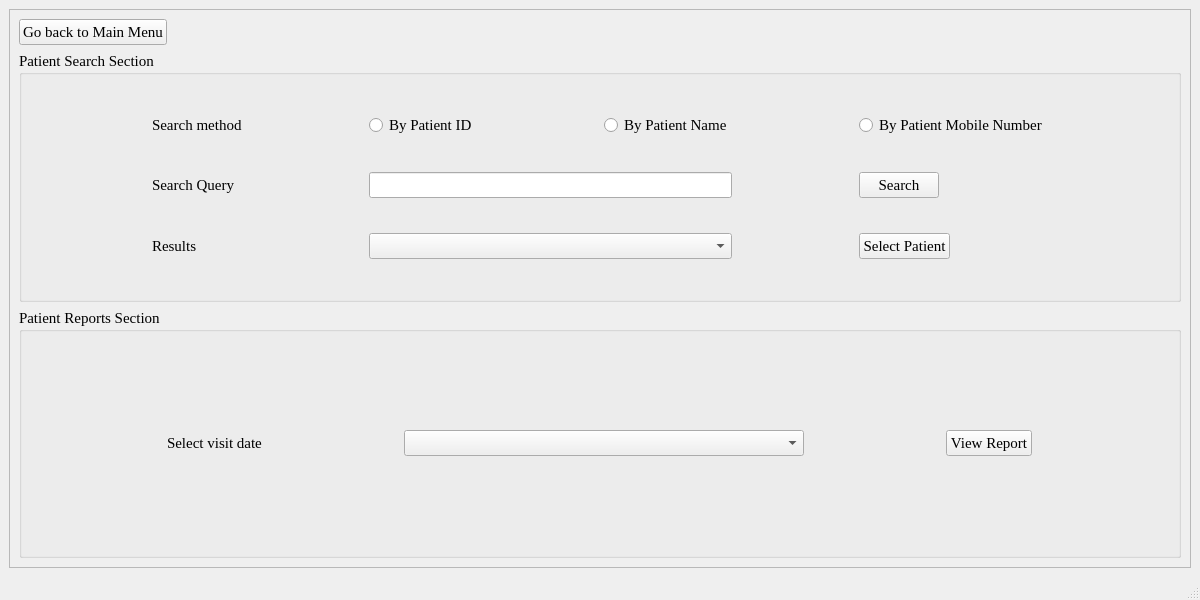
<?xml version="1.0" encoding="UTF-8"?>
<ui version="4.0">
 <class>patientReportScreen</class>
 <widget class="QMainWindow" name="patientReportScreen">
  <property name="geometry">
   <rect>
    <x>0</x>
    <y>0</y>
    <width>1200</width>
    <height>600</height>
   </rect>
  </property>
  <property name="sizePolicy">
   <sizepolicy hsizetype="Fixed" vsizetype="Fixed">
    <horstretch>0</horstretch>
    <verstretch>0</verstretch>
   </sizepolicy>
  </property>
  <property name="font">
   <font>
    <family>Times New Roman</family>
    <pointsize>11</pointsize>
   </font>
  </property>
  <property name="windowTitle">
   <string>Patient Report Search Screen</string>
  </property>
  <widget class="QWidget" name="centralwidget">
   <layout class="QGridLayout" name="gridLayout">
    <item row="0" column="0">
     <widget class="QScrollArea" name="scrollArea">
      <property name="widgetResizable">
       <bool>true</bool>
      </property>
      <widget class="QWidget" name="scrollAreaWidgetContents">
       <property name="geometry">
        <rect>
         <x>0</x>
         <y>0</y>
         <width>1180</width>
         <height>555</height>
        </rect>
       </property>
       <layout class="QGridLayout" name="gridLayout_2">
        <item row="0" column="0">
         <widget class="QPushButton" name="backButton">
          <property name="sizePolicy">
           <sizepolicy hsizetype="Fixed" vsizetype="Fixed">
            <horstretch>0</horstretch>
            <verstretch>0</verstretch>
           </sizepolicy>
          </property>
          <property name="text">
           <string>Go back to Main Menu</string>
          </property>
         </widget>
        </item>
        <item row="1" column="0">
         <widget class="QGroupBox" name="patientSearchSection">
          <property name="sizePolicy">
           <sizepolicy hsizetype="MinimumExpanding" vsizetype="Preferred">
            <horstretch>0</horstretch>
            <verstretch>0</verstretch>
           </sizepolicy>
          </property>
          <property name="title">
           <string>Patient Search Section</string>
          </property>
          <layout class="QGridLayout" name="gridLayout_3">
           <item row="1" column="0">
            <widget class="QLabel" name="searchQueryLabel">
             <property name="sizePolicy">
              <sizepolicy hsizetype="Fixed" vsizetype="Fixed">
               <horstretch>0</horstretch>
               <verstretch>0</verstretch>
              </sizepolicy>
             </property>
             <property name="text">
              <string>Search Query</string>
             </property>
            </widget>
           </item>
           <item row="2" column="3">
            <widget class="QPushButton" name="selectPatientButton">
             <property name="sizePolicy">
              <sizepolicy hsizetype="Fixed" vsizetype="Fixed">
               <horstretch>0</horstretch>
               <verstretch>0</verstretch>
              </sizepolicy>
             </property>
             <property name="text">
              <string>Select Patient</string>
             </property>
            </widget>
           </item>
           <item row="2" column="1" colspan="2">
            <widget class="QComboBox" name="resultsField"/>
           </item>
           <item row="1" column="3">
            <widget class="QPushButton" name="searchButton">
             <property name="sizePolicy">
              <sizepolicy hsizetype="Fixed" vsizetype="Fixed">
               <horstretch>0</horstretch>
               <verstretch>0</verstretch>
              </sizepolicy>
             </property>
             <property name="text">
              <string>Search</string>
             </property>
            </widget>
           </item>
           <item row="0" column="0">
            <widget class="QLabel" name="searchMethodLabel">
             <property name="sizePolicy">
              <sizepolicy hsizetype="Fixed" vsizetype="Fixed">
               <horstretch>0</horstretch>
               <verstretch>0</verstretch>
              </sizepolicy>
             </property>
             <property name="text">
              <string>Search method</string>
             </property>
            </widget>
           </item>
           <item row="1" column="1" colspan="2">
            <widget class="QLineEdit" name="searchQueryField">
             <property name="sizePolicy">
              <sizepolicy hsizetype="MinimumExpanding" vsizetype="Fixed">
               <horstretch>0</horstretch>
               <verstretch>0</verstretch>
              </sizepolicy>
             </property>
            </widget>
           </item>
           <item row="0" column="1">
            <widget class="QRadioButton" name="searchByIdButton">
             <property name="sizePolicy">
              <sizepolicy hsizetype="Fixed" vsizetype="Fixed">
               <horstretch>0</horstretch>
               <verstretch>0</verstretch>
              </sizepolicy>
             </property>
             <property name="text">
              <string>By Patient ID</string>
             </property>
            </widget>
           </item>
           <item row="0" column="3">
            <widget class="QRadioButton" name="searchByMobileButton">
             <property name="sizePolicy">
              <sizepolicy hsizetype="Fixed" vsizetype="Fixed">
               <horstretch>0</horstretch>
               <verstretch>0</verstretch>
              </sizepolicy>
             </property>
             <property name="text">
              <string>By Patient Mobile Number</string>
             </property>
            </widget>
           </item>
           <item row="2" column="0">
            <widget class="QLabel" name="resultsLabel">
             <property name="sizePolicy">
              <sizepolicy hsizetype="Fixed" vsizetype="Fixed">
               <horstretch>0</horstretch>
               <verstretch>0</verstretch>
              </sizepolicy>
             </property>
             <property name="text">
              <string>Results</string>
             </property>
            </widget>
           </item>
           <item row="0" column="2">
            <widget class="QRadioButton" name="searchByNameButton">
             <property name="sizePolicy">
              <sizepolicy hsizetype="Fixed" vsizetype="Fixed">
               <horstretch>0</horstretch>
               <verstretch>0</verstretch>
              </sizepolicy>
             </property>
             <property name="text">
              <string>By Patient Name</string>
             </property>
            </widget>
           </item>
          </layout>
         </widget>
        </item>
        <item row="2" column="0">
         <widget class="QGroupBox" name="patientReportsSection">
          <property name="title">
           <string>Patient Reports Section</string>
          </property>
          <layout class="QGridLayout" name="gridLayout_4">
           <item row="0" column="1">
            <widget class="QComboBox" name="visitDateField">
             <property name="sizePolicy">
              <sizepolicy hsizetype="Preferred" vsizetype="Fixed">
               <horstretch>0</horstretch>
               <verstretch>0</verstretch>
              </sizepolicy>
             </property>
             <property name="minimumSize">
              <size>
               <width>400</width>
               <height>0</height>
              </size>
             </property>
             <property name="maximumSize">
              <size>
               <width>400</width>
               <height>100</height>
              </size>
             </property>
            </widget>
           </item>
           <item row="0" column="0">
            <widget class="QLabel" name="visitDateLabel">
             <property name="sizePolicy">
              <sizepolicy hsizetype="Fixed" vsizetype="Fixed">
               <horstretch>0</horstretch>
               <verstretch>0</verstretch>
              </sizepolicy>
             </property>
             <property name="text">
              <string>Select visit date</string>
             </property>
            </widget>
           </item>
           <item row="0" column="2">
            <widget class="QPushButton" name="viewReportButton">
             <property name="sizePolicy">
              <sizepolicy hsizetype="Fixed" vsizetype="Fixed">
               <horstretch>0</horstretch>
               <verstretch>0</verstretch>
              </sizepolicy>
             </property>
             <property name="text">
              <string>View Report</string>
             </property>
            </widget>
           </item>
          </layout>
         </widget>
        </item>
       </layout>
      </widget>
     </widget>
    </item>
   </layout>
  </widget>
  <widget class="QStatusBar" name="statusbar"/>
 </widget>
 <resources/>
 <connections/>
</ui>
